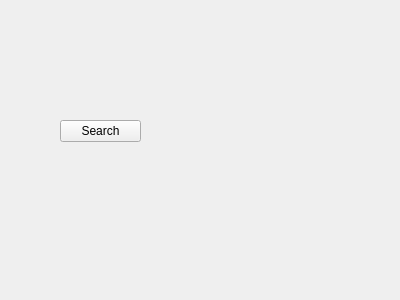
<?xml version="1.0" encoding="UTF-8"?>
<ui version="4.0">
 <class>ImageSearchWidget</class>
 <widget class="QWidget" name="ImageSearchWidget">
  <property name="geometry">
   <rect>
    <x>0</x>
    <y>0</y>
    <width>400</width>
    <height>300</height>
   </rect>
  </property>
  <property name="windowTitle">
   <string>Form</string>
  </property>
  <widget class="QPushButton" name="pushSearch">
   <property name="geometry">
    <rect>
     <x>60</x>
     <y>120</y>
     <width>81</width>
     <height>22</height>
    </rect>
   </property>
   <property name="text">
    <string>Search</string>
   </property>
  </widget>
 </widget>
 <resources/>
 <connections/>
</ui>
